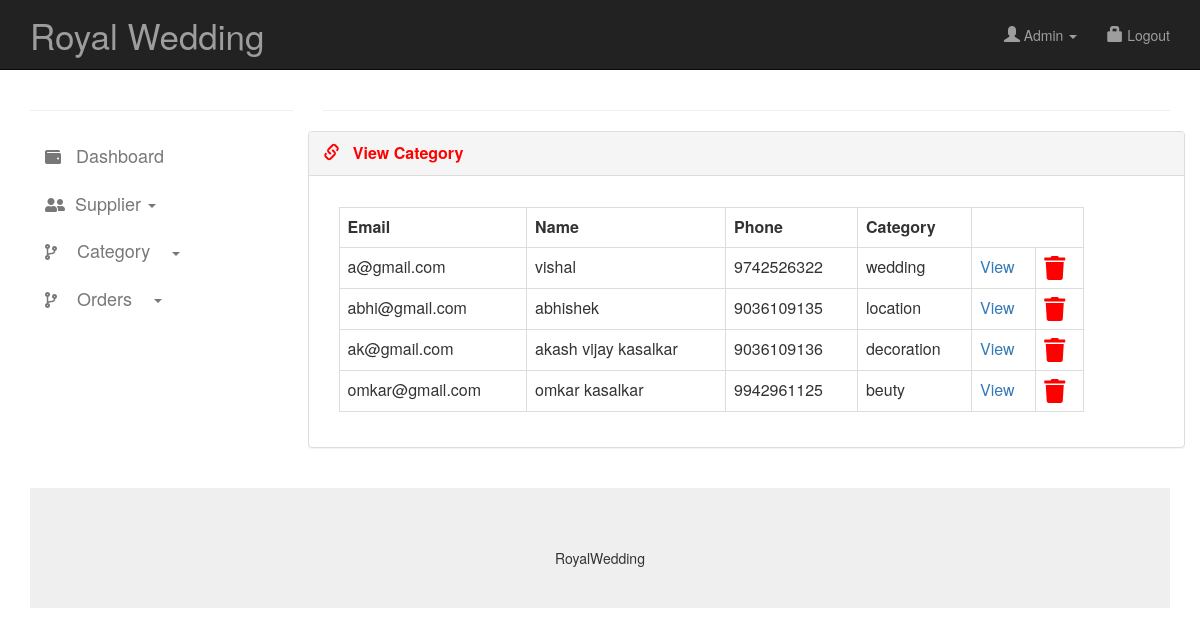
The page /admin/view_supplier.php (signed in) on the database its author committed.
### tables this page shows
CREATE TABLE `supplier` (
  `email` varchar(100) NOT NULL,
  `sup_name` varchar(100) NOT NULL,
  `sup_phone` bigint(10) NOT NULL,
  `sup_password` varchar(100) NOT NULL,
  `sup_category` varchar(100) NOT NULL
);

### admin/view_supplier.php (the view, shortened to what this page needs)
<html lang="en">
<head>
<?php include("include/head.php"); ?>
</head>
<body >
<?php
    include("include/header_nav.php");
?>
<div class="container" >
<div class="row">
    <?php include("include/left_nav.php"); ?>
    <div class="col-md-9" >
 <hr>
		  <div class="row">
                <div class="panel panel-default" >
                	<div class="panel-heading">
                      	<div class="panel-title">
                      	    <marquee direction="right">  <a><strong style="color:red; "><i class="glyphicon glyphicon-link"></i>  &nbsp; View Category</strong></a>  </marquee>
                      	</div>
                	</div>
                	<div class="panel-body" >
              <div class="row" style="margin-top: 15px">
                <div class="col-lg-4 col-sm-4">
                </div>
                <div class="col-lg-12 col-sm-12 bg-light ">
                  <div class="card col-lg-11 col-sm-9 border border-dark" >
                    <div class="card-body" >
                      <table class="table table-bordered bg-light">
                        <tr>
                          <th align="text-center">Email</th>
                          <th>Name</th>
                          <th>Phone</th>
                          <th>Category</th>
                        </tr>
                        <?php
                               $qry="select * from supplier";
                                $exc=mysqli_query($conn,$qry);
                                while ($row=mysqli_fetch_array($exc)) {
                         ?>
                        <tr>
                          <td><?php echo $email=$row['email']; ?></td>
                          <td><?php echo $name=$row['sup_name']; ?></td>
                          <td><?php echo $phone=$row['sup_phone']; ?></td>
                          <td><?php echo $category=$row['sup_category']; ?></td>
                          <td><a href="update_supplier.php?sup_name=<?php echo $name ?>">View</a></td>
                          <td><a href="delete_supplier.php?sup_name=<?php echo $name; ?>" class="" data-toggle="tooltip" title="Delete" onclick="return confirm('do you want to delete...?');"><i class='fas fa-trash' style='font-size:24px;color:red'></i></a></td>
                        </tr>
                       <?php } ?>
                      </table>
                    </div>
                  </div>
                </div>
              </div>
                             </div>
                  </div>
  	</div>
</div>
</div>
<footer class="text-center"><?php include("include/footer.php");?></footer>
</body>
</html>

### admin/css/style.css (style rules this page uses)
i { font-size:16px; }
footer { margin-top:20px; padding-top:20px; padding-bottom:20px; background-color:#efefef; }

### rows shown on the page
supplier: email "a@gmail.com", sup_name "vishal", sup_phone "9742526322", sup_category "wedding"
supplier: email "abhi@gmail.com", sup_name "abhishek", sup_phone "9036109135", sup_category "location"
supplier: email "ak@gmail.com", sup_name "akash vijay kasalkar", sup_phone "9036109136", sup_category "decoration"
supplier: email "omkar@gmail.com", sup_name "omkar kasalkar", sup_phone "9942961125", sup_category "beuty"
